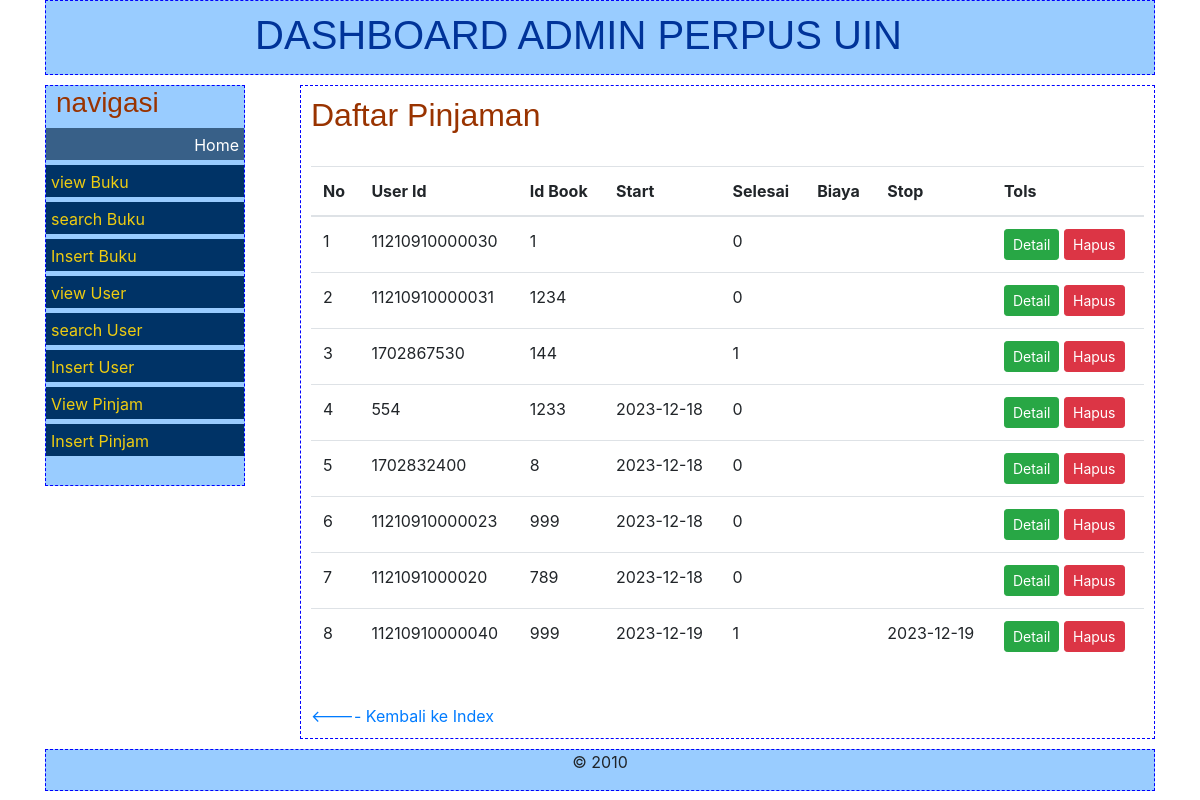
Page /dashboardAdmin.php?module=viewPinjam on the committed database.
### tables this page shows
CREATE TABLE `pinjams` (
  `id` int(11) NOT NULL AUTO_INCREMENT,
  `user_id` varchar(255) DEFAULT NULL,
  `book_id` int(11) DEFAULT NULL,
  `start` date DEFAULT NULL,
  `isFinished` tinyint(1) DEFAULT 0,
  `biaya` int(11) DEFAULT NULL,
  `stop` date DEFAULT NULL,
  PRIMARY KEY (`id`)
);

### konten/viewPinjam.php (the view, shortened to what this page needs)
<!DOCTYPE html>
<html lang="en">
<head>
</head>
<body>
  <h2>Daftar Pinjaman</h2> <br>
  <table class="table">
    <thead>
      <tr>
        <th scope="col">No</th>
        <th scope="col">User Id</th>
        <th scope="col">Id Book</th>
        <th scope="col">Start</th>
        <th scope="col">Selesai</th>
        <th scope="col">Biaya</th>
        <th scope="col">Stop</th>
        <th>Tols</td>
      </tr>
    </thead>
    <?php
    include "koneksi.php";
    $select = mysqli_query($conn, "select * FROM pinjams");
    while ($buff = mysqli_fetch_array($select)) { ?>
      <tr>
        <td><?php echo $buff['id']; ?></td>
        <td><?php echo $buff['user_id']; ?></td>
        <td><?php echo $buff['book_id']; ?></td>
        <td><?php echo $buff['start']; ?></td>
        <td><?php echo $buff['isFinished']; ?></td>
        <td><?php echo $buff['biaya']; ?></td>
        <td><?php echo $buff['stop']; ?></td>
        <td><a href="?id=<?php echo $buff['id']; ?>&module=detailPinjam#pos"><button type="button" class="btn btn-success btn-sm">Detail</button></a>
          <a href="delete.php?id=<?php echo $buff['id']; ?>"><button type="button" class="btn btn-danger btn-sm">Hapus</button></a>
        </td>
      </tr>
    <?php
    };
    ?>
  </table>
  <br>
  <a href="index.php"><---- Kembali ke Index</a>
</body>
</html>

### dashboardAdmin.php (style rules this page uses)
#page h2 { color: #993300; font-family: 'trebuchet ms', Arial, Helvetica, sans-serif; }

### rows in the picture
pinjams: id "1", user "11210910000030", book "1", isFinished "0"
pinjams: id "2", user "11210910000031", book "1234", isFinished "0"
pinjams: id "3", user "1702867530", book "144", isFinished "1"
pinjams: id "4", user "554", book "1233", start "2023-12-18", isFinished "0"
pinjams: id "5", user "1702832400", book "8", start "2023-12-18", isFinished "0"
pinjams: id "6", user "11210910000023", book "999", start "2023-12-18", isFinished "0"
pinjams: id "7", user "1121091000020", book "789", start "2023-12-18", isFinished "0"
pinjams: id "8", user "11210910000040", book "999", start "2023-12-19", isFinished "1", stop "2023-12-19"
